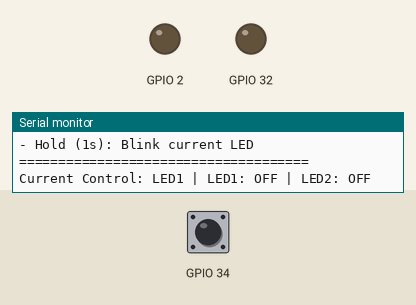
Simulated run of this program. Board: ESP32. Shown: output pins drawn as LEDs (lit = HIGH), the last lines printed to the serial monitor. Dashed ring = blinking. Inputs (shaded band) come from the test bench; at power-on: GPIO 34 HIGH.

Above: at 2.2 s.
2.3 s: GPIO 34 pulled LOW for 3.2 s
At 3.65 s:
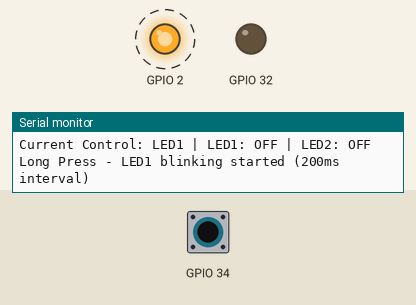
7.0 s: GPIO 34 pulled LOW for 0.15 s
At 8.1 s:
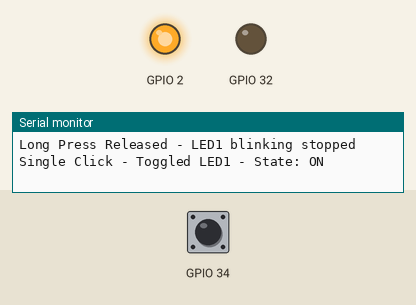
8.9 s: GPIO 34 pulled LOW for 1 s
At 10.8 s:
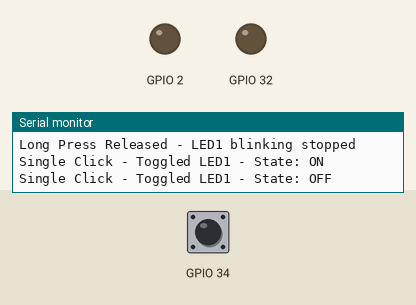
11.7 s: GPIO 34 pulsed LOW 2 times (0.12 s each, 0.3 s apart)
13.8 s: GPIO 34 pulled LOW for 0.15 s
At 14.6 s:
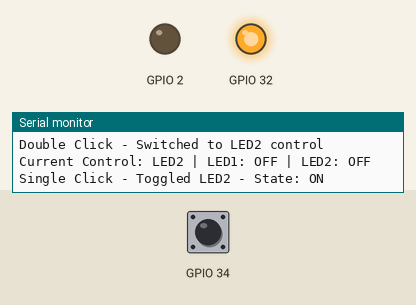
15.7 s: GPIO 34 pulsed LOW 5 times (0.12 s each, 0.3 s apart)
At 18.1 s:
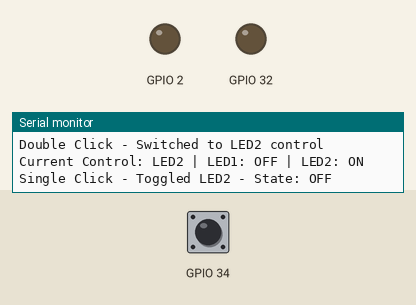
Timing chart, 0 to 19.6 s (numbered marks = the images above; inputs shaded):
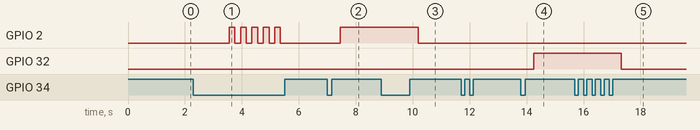

The program:

main.cpp
```cpp
#include <Arduino.h>
#include <OneButton.h>

// Note: Pin definitions are in platformio.ini build_flags
// LED1_PIN = 2 (Built-in LED)
// LED2_PIN = 32 (External LED)
// BUTTON_PIN = 34 (External button)

// LED control variables
bool led1_active = true;  // true = controlling LED1, false = controlling LED2
bool led1_state = false;
bool led2_state = false;
bool blink_mode = false;
unsigned long last_blink_time = 0;
const unsigned long BLINK_INTERVAL = 200;

// Button object with internal pull-up (GPIO35 input-only, needs pull-up)
OneButton button(BUTTON_PIN, true, true);  // pin, activeLow, pullupActive

// Function declarations
void singleClick();
void doubleClick();
void longPressStart();
void longPressStop();
void updateLEDs();
void toggleCurrentLED();
void switchLEDControl();
void startBlink();
void stopBlink();
void printStatus();

void setup() {
    Serial.begin(115200);
    delay(1000);  // Wait for serial to initialize

    Serial.println("=== ESP32 Dual LED Controller ===");
    Serial.println("Hardware Setup:");
    Serial.printf("- LED1 (Built-in): GPIO %d\n", LED1_PIN);
    Serial.printf("- LED2 (External): GPIO %d\n", LED2_PIN);
    Serial.printf("- Button: GPIO %d (internal pull-up)\n", BUTTON_PIN);
    Serial.println("\nControls:");
    Serial.println("- Single Click: Toggle current LED");
    Serial.println("- Double Click: Switch LED control");
    Serial.println("- Hold (1s): Blink current LED");
    Serial.println("=====================================\n");

    // Initialize LED pins
    pinMode(LED1_PIN, OUTPUT);
    pinMode(LED2_PIN, OUTPUT);

    // Turn off both LEDs initially
    digitalWrite(LED1_PIN, LOW);
    digitalWrite(LED2_PIN, LOW);

    // Configure button callbacks
    button.attachClick(singleClick);
    button.attachDoubleClick(doubleClick);
    button.attachLongPressStart(longPressStart);
    button.attachLongPressStop(longPressStop);

    // Configure button timing
    button.setClickMs(250);       // Max time for single click
    button.setDebounceMs(50);     // Debounce time
    button.setPressMs(1000);      // Long press time (1 second)

    printStatus();
}

void loop() {
    // Handle button events
    button.tick();

    // Handle LED blinking
    if (blink_mode) {
        unsigned long current_time = millis();
        if (current_time - last_blink_time >= BLINK_INTERVAL) {
            toggleCurrentLED();
            last_blink_time = current_time;
        }
    }

    // Update LED states
    updateLEDs();
}

void singleClick() {
    if (!blink_mode) {  // Only toggle if not in blink mode
        toggleCurrentLED();
        Serial.printf("Single Click - Toggled LED%d - State: %s\n",
                     led1_active ? 1 : 2,
                     (led1_active ? led1_state : led2_state) ? "ON" : "OFF");
    }
}

void doubleClick() {
    stopBlink();  // Stop blinking when switching
    switchLEDControl();
    Serial.printf("Double Click - Switched to LED%d control\n", led1_active ? 1 : 2);
    printStatus();
}

void longPressStart() {
    startBlink();
    Serial.printf("Long Press - LED%d blinking started (200ms interval)\n",
                 led1_active ? 1 : 2);
}

void longPressStop() {
    stopBlink();
    Serial.printf("Long Press Released - LED%d blinking stopped\n",
                 led1_active ? 1 : 2);
}

void toggleCurrentLED() {
    if (led1_active) {
        led1_state = !led1_state;
    } else {
        led2_state = !led2_state;
    }
}

void switchLEDControl() {
    led1_active = !led1_active;
}

void startBlink() {
    blink_mode = true;
    last_blink_time = millis();
}

void stopBlink() {
    blink_mode = false;
}

void updateLEDs() {
    digitalWrite(LED1_PIN, led1_state ? HIGH : LOW);
    digitalWrite(LED2_PIN, led2_state ? HIGH : LOW);
}

void printStatus() {
    Serial.printf("Current Control: LED%d | LED1: %s | LED2: %s\n",
                 led1_active ? 1 : 2,
                 led1_state ? "ON" : "OFF",
                 led2_state ? "ON" : "OFF");
}
```

Measured:
- after the input at 2.3 s, GPIO 2: alternates HIGH for 0.20 s and LOW for 0.20 s, 10 changes in all, then stays LOW, starting after 1.3 s
- after the input at 7.0 s, GPIO 2: LOW → HIGH after 0.45 s
- after the input at 8.9 s, GPIO 2: HIGH → LOW after 1.3 s
- after the input at 13.8 s, GPIO 32: LOW → HIGH after 0.45 s
- after the input at 15.7 s, GPIO 32: HIGH → LOW after 1.6 s
